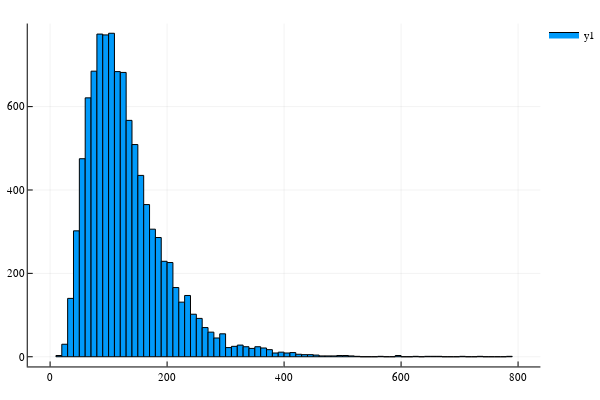

Write notebook code for a chart like this one.
### Code cell
function monteCarlo()
    runs::Int = 10000
    days::Int = 1000
    s::Vector{Float64} = Vector{Float64}(undef, days)
    ϕ::Vector{Float64} = Vector{Float64}(undef, days)
    dist::Normal = Normal(0, 1)
    μ::Float64, σ::Float64 = 10.0/100, 30.0/100
    last::Vector{Float64} = Vector{Float64}(undef, runs)
    for run::Int in 1:runs
        weiner(days, μ, σ, s, ϕ, dist)
        last[run] = s[end]
    end
    histogram(last)
end
monteCarlo()

### Figure 1 — Plotly figure (JSON) as saved in the notebook; plotly's stock layout.template omitted (floating-point values rounded to 4 significant figures)
{"data": [{"fill": "tozeroy", "fillcolor": "rgba(0, 154, 250, 1.000)", "legendgroup": "y1", "line": {"color": "rgba(0, 0, 0, 1)", "dash": "solid", "width": 1}, "mode": "lines", "name": "y1", "showlegend": true, "type": "scatter", "x": [10, 10, 20, 20, 10, 10], "xaxis": "x", "y": [3, 0, 0, 3, 3, 3], "yaxis": "y"}, {"fill": "tozeroy", "fillcolor": "rgba(0, 154, 250, 1.000)", "legendgroup": "y1", "line": {"color": "rgba(0, 0, 0, 1)", "dash": "solid", "width": 1}, "mode": "lines", "name": "y1", "showlegend": false, "type": "scatter", "x": [20, 20, 30, 30, 20, 20], "xaxis": "x", "y": [30, 0, 0, 30, 30, 30], "yaxis": "y"}, {"fill": "tozeroy", "fillcolor": "rgba(0, 154, 250, 1.000)", "legendgroup": "y1", "line": {"color": "rgba(0, 0, 0, 1)", "dash": "solid", "width": 1}, "mode": "lines", "name": "y1", "showlegend": false, "type": "scatter", "x": [30, 30, 40, 40, 30, 30], "xaxis": "x", "y": [140, 0, 0, 140, 140, 140], "yaxis": "y"}, {"fill": "tozeroy", "fillcolor": "rgba(0, 154, 250, 1.000)", "legendgroup": "y1", "line": {"color": "rgba(0, 0, 0, 1)", "dash": "solid", "width": 1}, "mode": "lines", "name": "y1", "showlegend": false, "type": "scatter", "x": [40, 40, 50, 50, 40, 40], "xaxis": "x", "y": [302, 0, 0, 302, 302, 302], "yaxis": "y"}, {"fill": "tozeroy", "fillcolor": "rgba(0, 154, 250, 1.000)", "legendgroup": "y1", "line": {"color": "rgba(0, 0, 0, 1)", "dash": "solid", "width": 1}, "mode": "lines", "name": "y1", "showlegend": false, "type": "scatter", "x": [50, 50, 60, 60, 50, 50], "xaxis": "x", "y": [475, 0, 0, 475, 475, 475], "yaxis": "y"}, {"fill": "tozeroy", "fillcolor": "rgba(0, 154, 250, 1.000)", "legendgroup": "y1", "line": {"color": "rgba(0, 0, 0, 1)", "dash": "solid", "width": 1}, "mode": "lines", "name": "y1", "showlegend": false, "type": "scatter", "x": [60, 60, 70, 70, 60, 60], "xaxis": "x", "y": [621, 0, 0, 621, 621, 621], "yaxis": "y"}, {"fill": "tozeroy", "fillcolor": "rgba(0, 154, 250, 1.000)", "legendgroup": "y1", "line": {"color": "rgba(0, 0, 0, 1)", "dash": "solid", "width": 1}, "mode": "lines", "name": "y1", "showlegend": false, "type": "scatter", "x": [70, 70, 80, 80, 70, 70], "xaxis": "x", "y": [685, 0, 0, 685, 685, 685], "yaxis": "y"}, {"fill": "tozeroy", "fillcolor": "rgba(0, 154, 250, 1.000)", "legendgroup": "y1", "line": {"color": "rgba(0, 0, 0, 1)", "dash": "solid", "width": 1}, "mode": "lines", "name": "y1", "showlegend": false, "type": "scatter", "x": [80, 80, 90, 90, 80, 80], "xaxis": "x", "y": [774, 0, 0, 774, 774, 774], "yaxis": "y"}, {"fill": "tozeroy", "fillcolor": "rgba(0, 154, 250, 1.000)", "legendgroup": "y1", "line": {"color": "rgba(0, 0, 0, 1)", "dash": "solid", "width": 1}, "mode": "lines", "name": "y1", "showlegend": false, "type": "scatter", "x": [90, 90, 100, 100, 90, 90], "xaxis": "x", "y": [772, 0, 0, 772, 772, 772], "yaxis": "y"}, {"fill": "tozeroy", "fillcolor": "rgba(0, 154, 250, 1.000)", "legendgroup": "y1", "line": {"color": "rgba(0, 0, 0, 1)", "dash": "solid", "width": 1}, "mode": "lines", "name": "y1", "showlegend": false, "type": "scatter", "x": [100, 100, 110, 110, 100, 100], "xaxis": "x", "y": [776, 0, 0, 776, 776, 776], "yaxis": "y"}, {"fill": "tozeroy", "fillcolor": "rgba(0, 154, 250, 1.000)", "legendgroup": "y1", "line": {"color": "rgba(0, 0, 0, 1)", "dash": "solid", "width": 1}, "mode": "lines", "name": "y1", "showlegend": false, "type": "scatter", "x": [110, 110, 120, 120, 110, 110], "xaxis": "x", "y": [684, 0, 0, 684, 684, 684], "yaxis": "y"}, {"fill": "tozeroy", "fillcolor": "rgba(0, 154, 250, 1.000)", "legendgroup": "y1", "line": {"color": "rgba(0, 0, 0, 1)", "dash": "solid", "width": 1}, "mode": "lines", "name": "y1", "showlegend": false, "type": "scatter", "x": [120, 120, 130, 130, 120, 120], "xaxis": "x", "y": [682, 0, 0, 682, 682, 682], "yaxis": "y"}, {"fill": "tozeroy", "fillcolor": "rgba(0, 154, 250, 1.000)", "legendgroup": "y1", "line": {"color": "rgba(0, 0, 0, 1)", "dash": "solid", "width": 1}, "mode": "lines", "name": "y1", "showlegend": false, "type": "scatter", "x": [130, 130, 140, 140, 130, 130], "xaxis": "x", "y": [567, 0, 0, 567, 567, 567], "yaxis": "y"}, {"fill": "tozeroy", "fillcolor": "rgba(0, 154, 250, 1.000)", "legendgroup": "y1", "line": {"color": "rgba(0, 0, 0, 1)", "dash": "solid", "width": 1}, "mode": "lines", "name": "y1", "showlegend": false, "type": "scatter", "x": [140, 140, 150, 150, 140, 140], "xaxis": "x", "y": [509, 0, 0, 509, 509, 509], "yaxis": "y"}, {"fill": "tozeroy", "fillcolor": "rgba(0, 154, 250, 1.000)", "legendgroup": "y1", "line": {"color": "rgba(0, 0, 0, 1)", "dash": "solid", "width": 1}, "mode": "lines", "name": "y1", "showlegend": false, "type": "scatter", "x": [150, 150, 160, 160, 150, 150], "xaxis": "x", "y": [435, 0, 0, 435, 435, 435], "yaxis": "y"}, {"fill": "tozeroy", "fillcolor": "rgba(0, 154, 250, 1.000)", "legendgroup": "y1", "line": {"color": "rgba(0, 0, 0, 1)", "dash": "solid", "width": 1}, "mode": "lines", "name": "y1", "showlegend": false, "type": "scatter", "x": [160, 160, 170, 170, 160, 160], "xaxis": "x", "y": [365, 0, 0, 365, 365, 365], "yaxis": "y"}, {"fill": "tozeroy", "fillcolor": "rgba(0, 154, 250, 1.000)", "legendgroup": "y1", "line": {"color": "rgba(0, 0, 0, 1)", "dash": "solid", "width": 1}, "mode": "lines", "name": "y1", "showlegend": false, "type": "scatter", "x": [170, 170, 180, 180, 170, 170], "xaxis": "x", "y": [306, 0, 0, 306, 306, 306], "yaxis": "y"}, {"fill": "tozeroy", "fillcolor": "rgba(0, 154, 250, 1.000)", "legendgroup": "y1", "line": {"color": "rgba(0, 0, 0, 1)", "dash": "solid", "width": 1}, "mode": "lines", "name": "y1", "showlegend": false, "type": "scatter", "x": [180, 180, 190, 190, 180, 180], "xaxis": "x", "y": [286, 0, 0, 286, 286, 286], "yaxis": "y"}, {"fill": "tozeroy", "fillcolor": "rgba(0, 154, 250, 1.000)", "legendgroup": "y1", "line": {"color": "rgba(0, 0, 0, 1)", "dash": "solid", "width": 1}, "mode": "lines", "name": "y1", "showlegend": false, "type": "scatter", "x": [190, 190, 200, 200, 190, 190], "xaxis": "x", "y": [229, 0, 0, 229, 229, 229], "yaxis": "y"}, {"fill": "tozeroy", "fillcolor": "rgba(0, 154, 250, 1.000)", "legendgroup": "y1", "line": {"color": "rgba(0, 0, 0, 1)", "dash": "solid", "width": 1}, "mode": "lines", "name": "y1", "showlegend": false, "type": "scatter", "x": [200, 200, 210, 210, 200, 200], "xaxis": "x", "y": [226, 0, 0, 226, 226, 226], "yaxis": "y"}, {"fill": "tozeroy", "fillcolor": "rgba(0, 154, 250, 1.000)", "legendgroup": "y1", "line": {"color": "rgba(0, 0, 0, 1)", "dash": "solid", "width": 1}, "mode": "lines", "name": "y1", "showlegend": false, "type": "scatter", "x": [210, 210, 220, 220, 210, 210], "xaxis": "x", "y": [166, 0, 0, 166, 166, 166], "yaxis": "y"}, {"fill": "tozeroy", "fillcolor": "rgba(0, 154, 250, 1.000)", "legendgroup": "y1", "line": {"color": "rgba(0, 0, 0, 1)", "dash": "solid", "width": 1}, "mode": "lines", "name": "y1", "showlegend": false, "type": "scatter", "x": [220, 220, 230, 230, 220, 220], "xaxis": "x", "y": [131, 0, 0, 131, 131, 131], "yaxis": "y"}, {"fill": "tozeroy", "fillcolor": "rgba(0, 154, 250, 1.000)", "legendgroup": "y1", "line": {"color": "rgba(0, 0, 0, 1)", "dash": "solid", "width": 1}, "mode": "lines", "name": "y1", "showlegend": false, "type": "scatter", "x": [230, 230, 240, 240, 230, 230], "xaxis": "x", "y": [147, 0, 0, 147, 147, 147], "yaxis": "y"}, {"fill": "tozeroy", "fillcolor": "rgba(0, 154, 250, 1.000)", "legendgroup": "y1", "line": {"color": "rgba(0, 0, 0, 1)", "dash": "solid", "width": 1}, "mode": "lines", "name": "y1", "showlegend": false, "type": "scatter", "x": [240, 240, 250, 250, 240, 240], "xaxis": "x", "y": [102, 0, 0, 102, 102, 102], "yaxis": "y"}, {"fill": "tozeroy", "fillcolor": "rgba(0, 154, 250, 1.000)", "legendgroup": "y1", "line": {"color": "rgba(0, 0, 0, 1)", "dash": "solid", "width": 1}, "mode": "lines", "name": "y1", "showlegend": false, "type": "scatter", "x": [250, 250, 260, 260, 250, 250], "xaxis": "x", "y": [92, 0, 0, 92, 92, 92], "yaxis": "y"}, {"fill": "tozeroy", "fillcolor": "rgba(0, 154, 250, 1.000)", "legendgroup": "y1", "line": {"color": "rgba(0, 0, 0, 1)", "dash": "solid", "width": 1}, "mode": "lines", "name": "y1", "showlegend": false, "type": "scatter", "x": [260, 260, 270, 270, 260, 260], "xaxis": "x", "y": [70, 0, 0, 70, 70, 70], "yaxis": "y"}, {"fill": "tozeroy", "fillcolor": "rgba(0, 154, 250, 1.000)", "legendgroup": "y1", "line": {"color": "rgba(0, 0, 0, 1)", "dash": "solid", "width": 1}, "mode": "lines", "name": "y1", "showlegend": false, "type": "scatter", "x": [270, 270, 280, 280, 270, 270], "xaxis": "x", "y": [59, 0, 0, 59, 59, 59], "yaxis": "y"}, {"fill": "tozeroy", "fillcolor": "rgba(0, 154, 250, 1.000)", "legendgroup": "y1", "line": {"color": "rgba(0, 0, 0, 1)", "dash": "solid", "width": 1}, "mode": "lines", "name": "y1", "showlegend": false, "type": "scatter", "x": [280, 280, 290, 290, 280, 280], "xaxis": "x", "y": [45, 0, 0, 45, 45, 45], "yaxis": "y"}, {"fill": "tozeroy", "fillcolor": "rgba(0, 154, 250, 1.000)", "legendgroup": "y1", "line": {"color": "rgba(0, 0, 0, 1)", "dash": "solid", "width": 1}, "mode": "lines", "name": "y1", "showlegend": false, "type": "scatter", "x": [290, 290, 300, 300, 290, 290], "xaxis": "x", "y": [55, 0, 0, 55, 55, 55], "yaxis": "y"}, {"fill": "tozeroy", "fillcolor": "rgba(0, 154, 250, 1.000)", "legendgroup": "y1", "line": {"color": "rgba(0, 0, 0, 1)", "dash": "solid", "width": 1}, "mode": "lines", "name": "y1", "showlegend": false, "type": "scatter", "x": [300, 300, 310, 310, 300, 300], "xaxis": "x", "y": [22, 0, 0, 22, 22, 22], "yaxis": "y"}, {"fill": "tozeroy", "fillcolor": "rgba(0, 154, 250, 1.000)", "legendgroup": "y1", "line": {"color": "rgba(0, 0, 0, 1)", "dash": "solid", "width": 1}, "mode": "lines", "name": "y1", "showlegend": false, "type": "scatter", "x": [310, 310, 320, 320, 310, 310], "xaxis": "x", "y": [25, 0, 0, 25, 25, 25], "yaxis": "y"}, {"fill": "tozeroy", "fillcolor": "rgba(0, 154, 250, 1.000)", "legendgroup": "y1", "line": {"color": "rgba(0, 0, 0, 1)", "dash": "solid", "width": 1}, "mode": "lines", "name": "y1", "showlegend": false, "type": "scatter", "x": [320, 320, 330, 330, 320, 320], "xaxis": "x", "y": [28, 0, 0, 28, 28, 28], "yaxis": "y"}, {"fill": "tozeroy", "fillcolor": "rgba(0, 154, 250, 1.000)", "legendgroup": "y1", "line": {"color": "rgba(0, 0, 0, 1)", "dash": "solid", "width": 1}, "mode": "lines", "name": "y1", "showlegend": false, "type": "scatter", "x": [330, 330, 340, 340, 330, 330], "xaxis": "x", "y": [24, 0, 0, 24, 24, 24], "yaxis": "y"}, {"fill": "tozeroy", "fillcolor": "rgba(0, 154, 250, 1.000)", "legendgroup": "y1", "line": {"color": "rgba(0, 0, 0, 1)", "dash": "solid", "width": 1}, "mode": "lines", "name": "y1", "showlegend": false, "type": "scatter", "x": [340, 340, 350, 350, 340, 340], "xaxis": "x", "y": [20, 0, 0, 20, 20, 20], "yaxis": "y"}, {"fill": "tozeroy", "fillcolor": "rgba(0, 154, 250, 1.000)", "legendgroup": "y1", "line": {"color": "rgba(0, 0, 0, 1)", "dash": "solid", "width": 1}, "mode": "lines", "name": "y1", "showlegend": false, "type": "scatter", "x": [350, 350, 360, 360, 350, 350], "xaxis": "x", "y": [24, 0, 0, 24, 24, 24], "yaxis": "y"}, {"fill": "tozeroy", "fillcolor": "rgba(0, 154, 250, 1.000)", "legendgroup": "y1", "line": {"color": "rgba(0, 0, 0, 1)", "dash": "solid", "width": 1}, "mode": "lines", "name": "y1", "showlegend": false, "type": "scatter", "x": [360, 360, 370, 370, 360, 360], "xaxis": "x", "y": [21, 0, 0, 21, 21, 21], "yaxis": "y"}, {"fill": "tozeroy", "fillcolor": "rgba(0, 154, 250, 1.000)", "legendgroup": "y1", "line": {"color": "rgba(0, 0, 0, 1)", "dash": "solid", "width": 1}, "mode": "lines", "name": "y1", "showlegend": false, "type": "scatter", "x": [370, 370, 380, 380, 370, 370], "xaxis": "x", "y": [17, 0, 0, 17, 17, 17], "yaxis": "y"}, {"fill": "tozeroy", "fillcolor": "rgba(0, 154, 250, 1.000)", "legendgroup": "y1", "line": {"color": "rgba(0, 0, 0, 1)", "dash": "solid", "width": 1}, "mode": "lines", "name": "y1", "showlegend": false, "type": "scatter", "x": [380, 380, 390, 390, 380, 380], "xaxis": "x", "y": [9, 0, 0, 9, 9, 9], "yaxis": "y"}, {"fill": "tozeroy", "fillcolor": "rgba(0, 154, 250, 1.000)", "legendgroup": "y1", "line": {"color": "rgba(0, 0, 0, 1)", "dash": "solid", "width": 1}, "mode": "lines", "name": "y1", "showlegend": false, "type": "scatter", "x": [390, 390, 400, 400, 390, 390], "xaxis": "x", "y": [11, 0, 0, 11, 11, 11], "yaxis": "y"}, {"fill": "tozeroy", "fillcolor": "rgba(0, 154, 250, 1.000)", "legendgroup": "y1", "line": {"color": "rgba(0, 0, 0, 1)", "dash": "solid", "width": 1}, "mode": "lines", "name": "y1", "showlegend": false, "type": "scatter", "x": [400, 400, 410, 410, 400, 400], "xaxis": "x", "y": [9, 0, 0, 9, 9, 9], "yaxis": "y"}, {"fill": "tozeroy", "fillcolor": "rgba(0, 154, 250, 1.000)", "legendgroup": "y1", "line": {"color": "rgba(0, 0, 0, 1)", "dash": "solid", "width": 1}, "mode": "lines", "name": "y1", "showlegend": false, "type": "scatter", "x": [410, 410, 420, 420, 410, 410], "xaxis": "x", "y": [10, 0, 0, 10, 10, 10], "yaxis": "y"}, {"fill": "tozeroy", "fillcolor": "rgba(0, 154, 250, 1.000)", "legendgroup": "y1", "line": {"color": "rgba(0, 0, 0, 1)", "dash": "solid", "width": 1}, "mode": "lines", "name": "y1", "showlegend": false, "type": "scatter", "x": [420, 420, 430, 430, 420, 420], "xaxis": "x", "y": [6, 0, 0, 6, 6, 6], "yaxis": "y"}, {"fill": "tozeroy", "fillcolor": "rgba(0, 154, 250, 1.000)", "legendgroup": "y1", "line": {"color": "rgba(0, 0, 0, 1)", "dash": "solid", "width": 1}, "mode": "lines", "name": "y1", "showlegend": false, "type": "scatter", "x": [430, 430, 440, 440, 430, 430], "xaxis": "x", "y": [5, 0, 0, 5, 5, 5], "yaxis": "y"}, {"fill": "tozeroy", "fillcolor": "rgba(0, 154, 250, 1.000)", "legendgroup": "y1", "line": {"color": "rgba(0, 0, 0, 1)", "dash": "solid", "width": 1}, "mode": "lines", "name": "y1", "showlegend": false, "type": "scatter", "x": [440, 440, 450, 450, 440, 440], "xaxis": "x", "y": [5, 0, 0, 5, 5, 5], "yaxis": "y"}, {"fill": "tozeroy", "fillcolor": "rgba(0, 154, 250, 1.000)", "legendgroup": "y1", "line": {"color": "rgba(0, 0, 0, 1)", "dash": "solid", "width": 1}, "mode": "lines", "name": "y1", "showlegend": false, "type": "scatter", "x": [450, 450, 460, 460, 450, 450], "xaxis": "x", "y": [4, 0, 0, 4, 4, 4], "yaxis": "y"}, {"fill": "tozeroy", "fillcolor": "rgba(0, 154, 250, 1.000)", "legendgroup": "y1", "line": {"color": "rgba(0, 0, 0, 1)", "dash": "solid", "width": 1}, "mode": "lines", "name": "y1", "showlegend": false, "type": "scatter", "x": [460, 460, 470, 470, 460, 460], "xaxis": "x", "y": [2, 0, 0, 2, 2, 2], "yaxis": "y"}, {"fill": "tozeroy", "fillcolor": "rgba(0, 154, 250, 1.000)", "legendgroup": "y1", "line": {"color": "rgba(0, 0, 0, 1)", "dash": "solid", "width": 1}, "mode": "lines", "name": "y1", "showlegend": false, "type": "scatter", "x": [470, 470, 480, 480, 470, 470], "xaxis": "x", "y": [2, 0, 0, 2, 2, 2], "yaxis": "y"}, {"fill": "tozeroy", "fillcolor": "rgba(0, 154, 250, 1.000)", "legendgroup": "y1", "line": {"color": "rgba(0, 0, 0, 1)", "dash": "solid", "width": 1}, "mode": "lines", "name": "y1", "showlegend": false, "type": "scatter", "x": [480, 480, 490, 490, 480, 480], "xaxis": "x", "y": [2, 0, 0, 2, 2, 2], "yaxis": "y"}, {"fill": "tozeroy", "fillcolor": "rgba(0, 154, 250, 1.000)", "legendgroup": "y1", "line": {"color": "rgba(0, 0, 0, 1)", "dash": "solid", "width": 1}, "mode": "lines", "name": "y1", "showlegend": false, "type": "scatter", "x": [490, 490, 500, 500, 490, 490], "xaxis": "x", "y": [3, 0, 0, 3, 3, 3], "yaxis": "y"}, {"fill": "tozeroy", "fillcolor": "rgba(0, 154, 250, 1.000)", "legendgroup": "y1", "line": {"color": "rgba(0, 0, 0, 1)", "dash": "solid", "width": 1}, "mode": "lines", "name": "y1", "showlegend": false, "type": "scatter", "x": [500, 500, 510, 510, 500, 500], "xaxis": "x", "y": [3, 0, 0, 3, 3, 3], "yaxis": "y"}, {"fill": "tozeroy", "fillcolor": "rgba(0, 154, 250, 1.000)", "legendgroup": "y1", "line": {"color": "rgba(0, 0, 0, 1)", "dash": "solid", "width": 1}, "mode": "lines", "name": "y1", "showlegend": false, "type": "scatter", "x": [510, 510, 520, 520, 510, 510], "xaxis": "x", "y": [2, 0, 0, 2, 2, 2], "yaxis": "y"}, {"fill": "tozeroy", "fillcolor": "rgba(0, 154, 250, 1.000)", "legendgroup": "y1", "line": {"color": "rgba(0, 0, 0, 1)", "dash": "solid", "width": 1}, "mode": "lines", "name": "y1", "showlegend": false, "type": "scatter", "x": [520, 520, 530, 530, 520, 520], "xaxis": "x", "y": [1, 0, 0, 1, 1, 1], "yaxis": "y"}, {"fill": "tozeroy", "fillcolor": "rgba(0, 154, 250, 1.000)", "legendgroup": "y1", "line": {"color": "rgba(0, 0, 0, 1)", "dash": "solid", "width": 1}, "mode": "lines", "name": "y1", "showlegend": false, "type": "scatter", "x": [530, 530, 540, 540, 530, 530], "xaxis": "x", "y": [0, 0, 0, 0, 0, 0], "yaxis": "y"}, {"fill": "tozeroy", "fillcolor": "rgba(0, 154, 250, 1.000)", "legendgroup": "y1", "line": {"color": "rgba(0, 0, 0, 1)", "dash": "solid", "width": 1}, "mode": "lines", "name": "y1", "showlegend": false, "type": "scatter", "x": [540, 540, 550, 550, 540, 540], "xaxis": "x", "y": [0, 0, 0, 0, 0, 0], "yaxis": "y"}, {"fill": "tozeroy", "fillcolor": "rgba(0, 154, 250, 1.000)", "legendgroup": "y1", "line": {"color": "rgba(0, 0, 0, 1)", "dash": "solid", "width": 1}, "mode": "lines", "name": "y1", "showlegend": false, "type": "scatter", "x": [550, 550, 560, 560, 550, 550], "xaxis": "x", "y": [0, 0, 0, 0, 0, 0], "yaxis": "y"}, {"fill": "tozeroy", "fillcolor": "rgba(0, 154, 250, 1.000)", "legendgroup": "y1", "line": {"color": "rgba(0, 0, 0, 1)", "dash": "solid", "width": 1}, "mode": "lines", "name": "y1", "showlegend": false, "type": "scatter", "x": [560, 560, 570, 570, 560, 560], "xaxis": "x", "y": [1, 0, 0, 1, 1, 1], "yaxis": "y"}, {"fill": "tozeroy", "fillcolor": "rgba(0, 154, 250, 1.000)", "legendgroup": "y1", "line": {"color": "rgba(0, 0, 0, 1)", "dash": "solid", "width": 1}, "mode": "lines", "name": "y1", "showlegend": false, "type": "scatter", "x": [570, 570, 580, 580, 570, 570], "xaxis": "x", "y": [0, 0, 0, 0, 0, 0], "yaxis": "y"}, {"fill": "tozeroy", "fillcolor": "rgba(0, 154, 250, 1.000)", "legendgroup": "y1", "line": {"color": "rgba(0, 0, 0, 1)", "dash": "solid", "width": 1}, "mode": "lines", "name": "y1", "showlegend": false, "type": "scatter", "x": [580, 580, 590, 590, 580, 580], "xaxis": "x", "y": [0, 0, 0, 0, 0, 0], "yaxis": "y"}, {"fill": "tozeroy", "fillcolor": "rgba(0, 154, 250, 1.000)", "legendgroup": "y1", "line": {"color": "rgba(0, 0, 0, 1)", "dash": "solid", "width": 1}, "mode": "lines", "name": "y1", "showlegend": false, "type": "scatter", "x": [590, 590, 600, 600, 590, 590], "xaxis": "x", "y": [3, 0, 0, 3, 3, 3], "yaxis": "y"}, {"fill": "tozeroy", "fillcolor": "rgba(0, 154, 250, 1.000)", "legendgroup": "y1", "line": {"color": "rgba(0, 0, 0, 1)", "dash": "solid", "width": 1}, "mode": "lines", "name": "y1", "showlegend": false, "type": "scatter", "x": [600, 600, 610, 610, 600, 600], "xaxis": "x", "y": [0, 0, 0, 0, 0, 0], "yaxis": "y"}, {"fill": "tozeroy", "fillcolor": "rgba(0, 154, 250, 1.000)", "legendgroup": "y1", "line": {"color": "rgba(0, 0, 0, 1)", "dash": "solid", "width": 1}, "mode": "lines", "name": "y1", "showlegend": false, "type": "scatter", "x": [610, 610, 620, 620, 610, 610], "xaxis": "x", "y": [0, 0, 0, 0, 0, 0], "yaxis": "y"}, {"fill": "tozeroy", "fillcolor": "rgba(0, 154, 250, 1.000)", "legendgroup": "y1", "line": {"color": "rgba(0, 0, 0, 1)", "dash": "solid", "width": 1}, "mode": "lines", "name": "y1", "showlegend": false, "type": "scatter", "x": [620, 620, 630, 630, 620, 620], "xaxis": "x", "y": [1, 0, 0, 1, 1, 1], "yaxis": "y"}, {"fill": "tozeroy", "fillcolor": "rgba(0, 154, 250, 1.000)", "legendgroup": "y1", "line": {"color": "rgba(0, 0, 0, 1)", "dash": "solid", "width": 1}, "mode": "lines", "name": "y1", "showlegend": false, "type": "scatter", "x": [630, 630, 640, 640, 630, 630], "xaxis": "x", "y": [0, 0, 0, 0, 0, 0], "yaxis": "y"}, {"fill": "tozeroy", "fillcolor": "rgba(0, 154, 250, 1.000)", "legendgroup": "y1", "line": {"color": "rgba(0, 0, 0, 1)", "dash": "solid", "width": 1}, "mode": "lines", "name": "y1", "showlegend": false, "type": "scatter", "x": [640, 640, 650, 650, 640, 640], "xaxis": "x", "y": [1, 0, 0, 1, 1, 1], "yaxis": "y"}, {"fill": "tozeroy", "fillcolor": "rgba(0, 154, 250, 1.000)", "legendgroup": "y1", "line": {"color": "rgba(0, 0, 0, 1)", "dash": "solid", "width": 1}, "mode": "lines", "name": "y1", "showlegend": false, "type": "scatter", "x": [650, 650, 660, 660, 650, 650], "xaxis": "x", "y": [1, 0, 0, 1, 1, 1], "yaxis": "y"}, {"fill": "tozeroy", "fillcolor": "rgba(0, 154, 250, 1.000)", "legendgroup": "y1", "line": {"color": "rgba(0, 0, 0, 1)", "dash": "solid", "width": 1}, "mode": "lines", "name": "y1", "showlegend": false, "type": "scatter", "x": [660, 660, 670, 670, 660, 660], "xaxis": "x", "y": [1, 0, 0, 1, 1, 1], "yaxis": "y"}, {"fill": "tozeroy", "fillcolor": "rgba(0, 154, 250, 1.000)", "legendgroup": "y1", "line": {"color": "rgba(0, 0, 0, 1)", "dash": "solid", "width": 1}, "mode": "lines", "name": "y1", "showlegend": false, "type": "scatter", "x": [670, 670, 680, 680, 670, 670], "xaxis": "x", "y": [0, 0, 0, 0, 0, 0], "yaxis": "y"}, {"fill": "tozeroy", "fillcolor": "rgba(0, 154, 250, 1.000)", "legendgroup": "y1", "line": {"color": "rgba(0, 0, 0, 1)", "dash": "solid", "width": 1}, "mode": "lines", "name": "y1", "showlegend": false, "type": "scatter", "x": [680, 680, 690, 690, 680, 680], "xaxis": "x", "y": [0, 0, 0, 0, 0, 0], "yaxis": "y"}, {"fill": "tozeroy", "fillcolor": "rgba(0, 154, 250, 1.000)", "legendgroup": "y1", "line": {"color": "rgba(0, 0, 0, 1)", "dash": "solid", "width": 1}, "mode": "lines", "name": "y1", "showlegend": false, "type": "scatter", "x": [690, 690, 700, 700, 690, 690], "xaxis": "x", "y": [0, 0, 0, 0, 0, 0], "yaxis": "y"}, {"fill": "tozeroy", "fillcolor": "rgba(0, 154, 250, 1.000)", "legendgroup": "y1", "line": {"color": "rgba(0, 0, 0, 1)", "dash": "solid", "width": 1}, "mode": "lines", "name": "y1", "showlegend": false, "type": "scatter", "x": [700, 700, 710, 710, 700, 700], "xaxis": "x", "y": [1, 0, 0, 1, 1, 1], "yaxis": "y"}, {"fill": "tozeroy", "fillcolor": "rgba(0, 154, 250, 1.000)", "legendgroup": "y1", "line": {"color": "rgba(0, 0, 0, 1)", "dash": "solid", "width": 1}, "mode": "lines", "name": "y1", "showlegend": false, "type": "scatter", "x": [710, 710, 720, 720, 710, 710], "xaxis": "x", "y": [0, 0, 0, 0, 0, 0], "yaxis": "y"}, {"fill": "tozeroy", "fillcolor": "rgba(0, 154, 250, 1.000)", "legendgroup": "y1", "line": {"color": "rgba(0, 0, 0, 1)", "dash": "solid", "width": 1}, "mode": "lines", "name": "y1", "showlegend": false, "type": "scatter", "x": [720, 720, 730, 730, 720, 720], "xaxis": "x", "y": [0, 0, 0, 0, 0, 0], "yaxis": "y"}, {"fill": "tozeroy", "fillcolor": "rgba(0, 154, 250, 1.000)", "legendgroup": "y1", "line": {"color": "rgba(0, 0, 0, 1)", "dash": "solid", "width": 1}, "mode": "lines", "name": "y1", "showlegend": false, "type": "scatter", "x": [730, 730, 740, 740, 730, 730], "xaxis": "x", "y": [1, 0, 0, 1, 1, 1], "yaxis": "y"}, {"fill": "tozeroy", "fillcolor": "rgba(0, 154, 250, 1.000)", "legendgroup": "y1", "line": {"color": "rgba(0, 0, 0, 1)", "dash": "solid", "width": 1}, "mode": "lines", "name": "y1", "showlegend": false, "type": "scatter", "x": [740, 740, 750, 750, 740, 740], "xaxis": "x", "y": [0, 0, 0, 0, 0, 0], "yaxis": "y"}, {"fill": "tozeroy", "fillcolor": "rgba(0, 154, 250, 1.000)", "legendgroup": "y1", "line": {"color": "rgba(0, 0, 0, 1)", "dash": "solid", "width": 1}, "mode": "lines", "name": "y1", "showlegend": false, "type": "scatter", "x": [750, 750, 760, 760, 750, 750], "xaxis": "x", "y": [0, 0, 0, 0, 0, 0], "yaxis": "y"}, {"fill": "tozeroy", "fillcolor": "rgba(0, 154, 250, 1.000)", "legendgroup": "y1", "line": {"color": "rgba(0, 0, 0, 1)", "dash": "solid", "width": 1}, "mode": "lines", "name": "y1", "showlegend": false, "type": "scatter", "x": [760, 760, 770, 770, 760, 760], "xaxis": "x", "y": [0, 0, 0, 0, 0, 0], "yaxis": "y"}, {"fill": "tozeroy", "fillcolor": "rgba(0, 154, 250, 1.000)", "legendgroup": "y1", "line": {"color": "rgba(0, 0, 0, 1)", "dash": "solid", "width": 1}, "mode": "lines", "name": "y1", "showlegend": false, "type": "scatter", "x": [770, 770, 780, 780, 770, 770], "xaxis": "x", "y": [0, 0, 0, 0, 0, 0], "yaxis": "y"}, {"fill": "tozeroy", "fillcolor": "rgba(0, 154, 250, 1.000)", "legendgroup": "y1", "line": {"color": "rgba(0, 0, 0, 1)", "dash": "solid", "width": 1}, "mode": "lines", "name": "y1", "showlegend": false, "type": "scatter", "x": [780, 780, 790, 790, 780, 780], "xaxis": "x", "y": [1, 0, 0, 1, 1, 1], "yaxis": "y"}], "layout": {"annotations": [], "height": 400, "legend": {"bgcolor": "rgba(255, 255, 255, 1.000)", "bordercolor": "rgba(0, 0, 0, 1)", "font": {"color": "rgba(0, 0, 0, 1)", "family": "sans-serif", "size": 11}, "tracegroupgap": 0, "x": 1, "y": 1}, "margin": {"b": 20, "l": 0, "r": 0, "t": 20}, "paper_bgcolor": "rgba(255, 255, 255, 1.000)", "plot_bgcolor": "rgba(255, 255, 255, 1.000)", "showlegend": true, "width": 600, "xaxis": {"anchor": "y", "domain": [0.05101, 0.9934], "gridcolor": "rgba(0, 0, 0, 0.1)", "gridwidth": 0.5, "linecolor": "rgba(0, 0, 0, 1)", "mirror": false, "range": [-38.2, 838.2], "showgrid": true, "showline": true, "showticklabels": true, "tickangle": 0, "tickcolor": "rgb(0, 0, 0)", "tickfont": {"color": "rgba(0, 0, 0, 1)", "family": "sans-serif", "size": 11}, "tickmode": "array", "ticks": "inside", "ticktext": ["0", "200", "400", "600", "800"], "tickvals": [0, 200, 400, 600, 800], "title": {"font": {"color": "rgba(0, 0, 0, 1)", "family": "sans-serif", "size": 15}, "text": ""}, "type": "linear", "visible": true, "zeroline": false, "zerolinecolor": "rgba(0, 0, 0, 1)"}, "yaxis": {"anchor": "x", "domain": [0.03762, 0.9902], "gridcolor": "rgba(0, 0, 0, 0.1)", "gridwidth": 0.5, "linecolor": "rgba(0, 0, 0, 1)", "mirror": false, "range": [-23.28, 799.3], "showgrid": true, "showline": true, "showticklabels": true, "tickangle": 0, "tickcolor": "rgb(0, 0, 0)", "tickfont": {"color": "rgba(0, 0, 0, 1)", "family": "sans-serif", "size": 11}, "tickmode": "array", "ticks": "inside", "ticktext": ["0", "200", "400", "600"], "tickvals": [0, 200, 400, 600], "title": {"font": {"color": "rgba(0, 0, 0, 1)", "family": "sans-serif", "size": 15}, "text": ""}, "type": "linear", "visible": true, "zeroline": false, "zerolinecolor": "rgba(0, 0, 0, 1)"}}}
